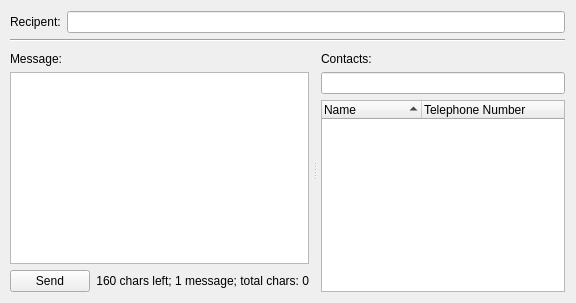
      <widget class="QWidget" name="messages">
       <layout class="QVBoxLayout" name="verticalLayout_3">
        <property name="leftMargin">
         <number>10</number>
        </property>
        <item>
         <layout class="QHBoxLayout" name="horizontalLayout_4">
          <property name="bottomMargin">
           <number>0</number>
          </property>
          <item>
           <widget class="QLabel" name="label_2">
            <property name="sizePolicy">
             <sizepolicy hsizetype="Fixed" vsizetype="Fixed">
              <horstretch>0</horstretch>
              <verstretch>0</verstretch>
             </sizepolicy>
            </property>
            <property name="text">
             <string>Recipent:</string>
            </property>
           </widget>
          </item>
          <item>
           <widget class="QLineEdit" name="toLine">
            <property name="sizePolicy">
             <sizepolicy hsizetype="Expanding" vsizetype="Fixed">
              <horstretch>0</horstretch>
              <verstretch>0</verstretch>
             </sizepolicy>
            </property>
           </widget>
          </item>
         </layout>
        </item>
        <item>
         <widget class="Line" name="line">
          <property name="orientation">
           <enum>Qt::Horizontal</enum>
          </property>
         </widget>
        </item>
        <item>
         <widget class="QSplitter" name="messagesSplitter">
          <property name="sizePolicy">
           <sizepolicy hsizetype="Expanding" vsizetype="Expanding">
            <horstretch>0</horstretch>
            <verstretch>0</verstretch>
           </sizepolicy>
          </property>
          <property name="orientation">
           <enum>Qt::Horizontal</enum>
          </property>
          <property name="handleWidth">
           <number>12</number>
          </property>
          <widget class="QWidget" name="layoutWidget_2">
           <layout class="QVBoxLayout" name="messageLayout">
            <property name="topMargin">
             <number>4</number>
            </property>
            <item>
             <widget class="QLabel" name="label_3">
              <property name="sizePolicy">
               <sizepolicy hsizetype="Preferred" vsizetype="Preferred">
                <horstretch>0</horstretch>
                <verstretch>0</verstretch>
               </sizepolicy>
              </property>
              <property name="text">
               <string>Message:</string>
              </property>
             </widget>
            </item>
            <item>
             <widget class="MessageTextEdit" name="messageText"/>
            </item>
            <item>
             <layout class="QHBoxLayout" name="_4">
              <item>
               <widget class="QPushButton" name="sendButton">
                <property name="sizePolicy">
                 <sizepolicy hsizetype="Fixed" vsizetype="Fixed">
                  <horstretch>0</horstretch>
                  <verstretch>0</verstretch>
                 </sizepolicy>
                </property>
                <property name="text">
                 <string>Send</string>
                </property>
                <property name="shortcut">
                 <string>Ctrl+S</string>
                </property>
               </widget>
              </item>
              <item>
               <widget class="QLabel" name="charLabel">
                <property name="text">
                 <string>160 chars left; 1 message; total chars: 0</string>
                </property>
                <property name="alignment">
                 <set>Qt::AlignRight|Qt::AlignTrailing|Qt::AlignVCenter</set>
                </property>
               </widget>
              </item>
             </layout>
            </item>
           </layout>
          </widget>
          <widget class="QWidget" name="layoutWidget_3">
           <layout class="QVBoxLayout" name="contactLayout">
            <property name="topMargin">
             <number>4</number>
            </property>
            <item>
             <widget class="QLabel" name="label_5">
              <property name="sizePolicy">
               <sizepolicy hsizetype="Preferred" vsizetype="Preferred">
                <horstretch>0</horstretch>
                <verstretch>0</verstretch>
               </sizepolicy>
              </property>
              <property name="text">
               <string>Contacts:</string>
              </property>
             </widget>
            </item>
            <item>
             <widget class="SearchLineEdit" name="searchLine">
              <property name="text">
               <string/>
              </property>
             </widget>
            </item>
            <item>
             <widget class="QTreeWidget" name="contactsTree">
              <property name="sizePolicy">
               <sizepolicy hsizetype="Expanding" vsizetype="Expanding">
                <horstretch>0</horstretch>
                <verstretch>0</verstretch>
               </sizepolicy>
              </property>
              <property name="contextMenuPolicy">
               <enum>Qt::CustomContextMenu</enum>
              </property>
              <property name="indentation">
               <number>0</number>
              </property>
              <property name="itemsExpandable">
               <bool>false</bool>
              </property>
              <property name="sortingEnabled">
               <bool>true</bool>
              </property>
              <column>
               <property name="text">
                <string>Name</string>
               </property>
              </column>
              <column>
               <property name="text">
                <string>Telephone Number</string>
               </property>
              </column>
             </widget>
            </item>
           </layout>
          </widget>
         </widget>
        </item>
       </layout>
      </widget>
